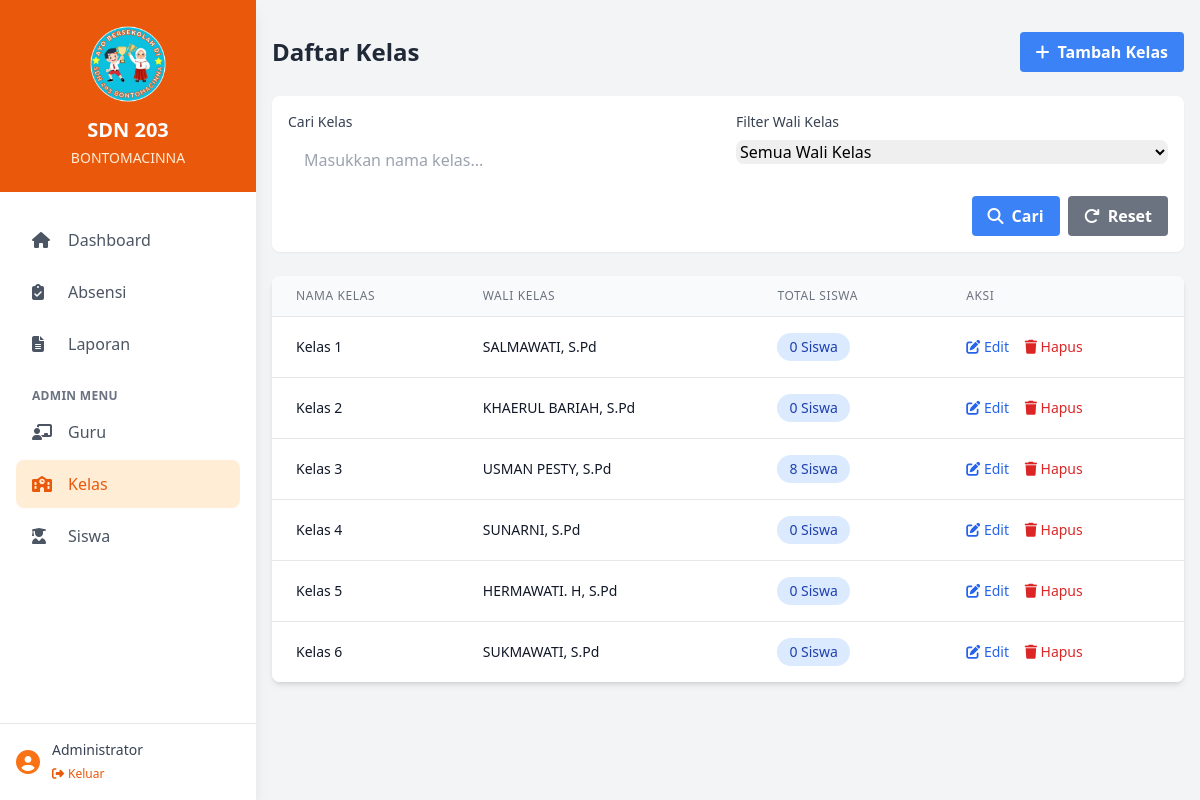
The page /kelas.php (signed in) on the database its author committed.
### tables this page shows
CREATE TABLE `kelas` (
  `id` int(11) NOT NULL,
  `nama_kelas` varchar(20) NOT NULL,
  `guru_id` int(11) DEFAULT NULL,
  `created_at` timestamp NOT NULL DEFAULT current_timestamp(),
  `updated_at` timestamp NOT NULL DEFAULT current_timestamp() ON UPDATE current_timestamp()
);

CREATE TABLE `guru` (
  `id` int(11) NOT NULL,
  `nip` varchar(20) NOT NULL,
  `nama` varchar(100) NOT NULL,
  `jenis_kelamin` enum('L','P') NOT NULL,
  `username` varchar(50) NOT NULL,
  `password` varchar(255) NOT NULL,
  `role` enum('superadmin','guru') NOT NULL DEFAULT 'guru',
  `created_at` timestamp NOT NULL DEFAULT current_timestamp(),
  `updated_at` timestamp NOT NULL DEFAULT current_timestamp() ON UPDATE current_timestamp()
);

### kelas.php (the view, shortened to what this page needs)
<?php
require_once 'config/koneksi.php';
require_once 'partials/header.php';
require_once 'partials/navbar.php';
$search = isset($_GET['search']) ? $_GET['search'] : '';
$query = "
    SELECT k.*, g.nama as nama_guru,
    (SELECT COUNT(*) FROM siswa s WHERE s.kelas_id = k.id) as total_siswa
    FROM kelas k
    LEFT JOIN guru g ON k.guru_id = g.id
    WHERE 1=1
";
$params = [];
$query .= " ORDER BY k.nama_kelas";
$stmt = $pdo->prepare($query);
$stmt->execute($params);
$kelas_list = $stmt->fetchAll();
?>
<div class="md:pl-64 pb-safe">
    <div class="container mx-auto px-4 py-8">
        <div class="flex justify-between items-center mb-6">
            <h1 class="text-2xl font-bold text-gray-800">Daftar Kelas</h1>
            <button onclick="document.getElementById('modalTambah').classList.remove('hidden')"
                    class="bg-blue-500 hover:bg-blue-700 text-white font-bold py-2 px-4 rounded">
                <i class="fas fa-plus mr-2"></i>Tambah Kelas
            </button>
        </div>
        <div class="bg-white rounded-lg shadow-sm p-4 mb-6">
            <form method="GET" class="grid grid-cols-1 md:grid-cols-2 gap-4">
                <div>
                    <label class="block text-sm font-medium text-gray-700 mb-2">Cari Kelas</label>
                    <input type="text" name="search" value="<?= htmlspecialchars($search) ?>"
                           placeholder="Masukkan nama kelas..."
                           class="w-full rounded-lg border-gray-300 focus:ring-blue-500 focus:border-blue-500 px-4 py-2">
                </div>
                <div>
                    <label class="block text-sm font-medium text-gray-700 mb-2">Filter Wali Kelas</label>
                    <select name="guru_filter" class="w-full rounded-lg border-gray-300 focus:ring-blue-500 focus:border-blue-500">
                        <option value="">Semua Wali Kelas</option>
                    </select>
                </div>
                <div class="md:col-span-2 flex justify-end">
                    <button type="submit" class="bg-blue-500 hover:bg-blue-700 text-white font-bold py-2 px-4 rounded mr-2">
                        <i class="fas fa-search mr-2"></i>Cari
                    </button>
                    <a href="kelas.php" class="bg-gray-500 hover:bg-gray-700 text-white font-bold py-2 px-4 rounded">
                        <i class="fas fa-redo mr-2"></i>Reset
                    </a>
                </div>
            </form>
        </div>
        <div class="bg-white shadow-md rounded-lg overflow-hidden">
            <div class="table-responsive">
                <table class="min-w-full divide-y divide-gray-200 table-responsive-stack">
                    <thead class="bg-gray-50">
                        <tr>
                            <th class="px-6 py-3 text-left text-xs font-medium text-gray-500 uppercase tracking-wider">Nama Kelas</th>
                            <th class="px-6 py-3 text-left text-xs font-medium text-gray-500 uppercase tracking-wider">Wali Kelas</th>
                            <th class="px-6 py-3 text-left text-xs font-medium text-gray-500 uppercase tracking-wider">Total Siswa</th>
                            <th class="px-6 py-3 text-left text-xs font-medium text-gray-500 uppercase tracking-wider">Aksi</th>
                        </tr>
                    </thead>
                    <tbody class="bg-white divide-y divide-gray-200">
                        <?php if(empty($kelas_list)): ?>
                            <tr>
                                <td colspan="4" class="px-6 py-4 text-center text-gray-500">
                                    Tidak ada data kelas yang ditemukan
                                </td>
                            </tr>
                        <?php else: ?>
                            <?php foreach($kelas_list as $kelas): ?>
                                <tr>
                                    <td data-label="Nama Kelas" class="px-6 py-4 whitespace-nowrap text-sm text-gray-900">
                                        <?= htmlspecialchars($kelas['nama_kelas']) ?>
                                    </td>
                                    <td data-label="Wali Kelas" class="px-6 py-4 whitespace-nowrap text-sm text-gray-900">
                                        <?= htmlspecialchars($kelas['nama_guru'] ?? '-') ?>
                                    </td>
                                    <td data-label="Total Siswa" class="px-6 py-4 whitespace-nowrap text-sm text-gray-900">
                                        <span class="inline-flex items-center justify-center px-3 py-1 rounded-full bg-blue-100 text-blue-800">
                                            <?= $kelas['total_siswa'] ?> Siswa
                                        </span>
                                    </td>
                                    <td data-label="Aksi" class="px-6 py-4 whitespace-nowrap text-sm font-medium">
                                        <button onclick="editKelas(<?= htmlspecialchars(json_encode($kelas)) ?>)"
                                                class="text-blue-600 hover:text-blue-900 mr-3">
                                            <i class="fas fa-edit"></i> Edit
                                        </button>
                                        <button onclick="hapusKelas(<?= $kelas['id'] ?>, '<?= htmlspecialchars($kelas['nama_kelas']) ?>')"
                                                class="text-red-600 hover:text-red-900">
                                            <i class="fas fa-trash"></i> Hapus
                                        </button>
                                    </td>
                                </tr>
                            <?php endforeach; ?>
                        <?php endif; ?>
                    </tbody>
                </table>
            </div>
        </div>
    </div>
</div>
<?php require_once 'partials/footer.php'; ?>

### partials/header.php (style rules this page uses)
@media (min-width: 769px) { .container { max-width: 1200px; margin-left: auto; margin-right: auto; } }
@media (min-width: 769px) { .table-responsive { margin: 0 auto; } }
@media (min-width: 769px) { .table-responsive-stack { width: 100%; margin: 0 auto; } }
@media (min-width: 769px) { .table-responsive-stack td:before { display: none; } }

### rows shown on the page
kelas: nama_kelas "Kelas 1", guru.nama "SALMAWATI, S.Pd", total_siswa "0"
kelas: nama_kelas "Kelas 2", guru.nama "KHAERUL BARIAH, S.Pd", total_siswa "0"
kelas: nama_kelas "Kelas 3", guru.nama "USMAN PESTY, S.Pd", total_siswa "8"
kelas: nama_kelas "Kelas 4", guru.nama "SUNARNI, S.Pd", total_siswa "0"
kelas: nama_kelas "Kelas 5", guru.nama "HERMAWATI. H, S.Pd", total_siswa "0"
kelas: nama_kelas "Kelas 6", guru.nama "SUKMAWATI, S.Pd", total_siswa "0"

### other values the page prints
$_SESSION['nama'] "Administrator"
